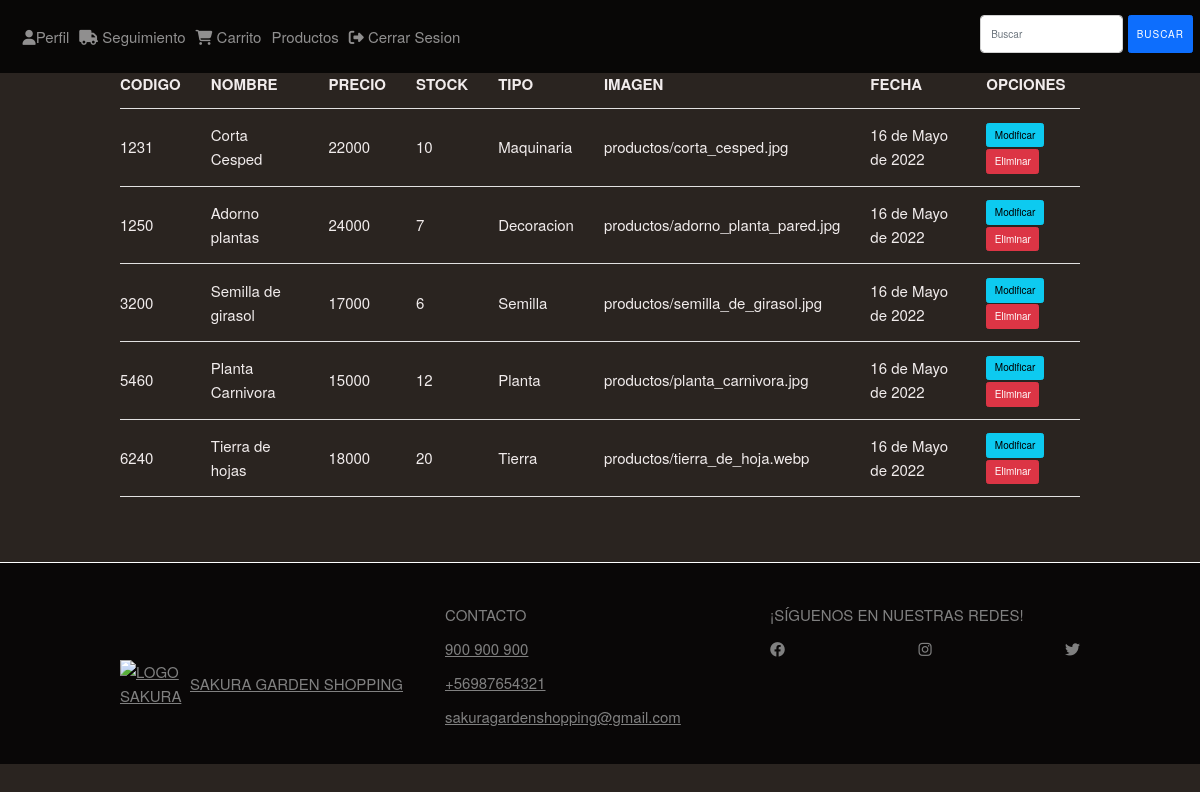
The app's page /listar/ with its own data.
### app/models.py (models this page shows, shortened)
class Producto(models.Model):
    codigo = models.IntegerField(null=False,primary_key=True)
    nombre = models.CharField(max_length=20)
    precio = models.CharField(max_length=20)
    stock = models.IntegerField()
    tipo = models.ForeignKey(TipoProducto, on_delete=models.CASCADE)
    imagen = models.ImageField(upload_to="productos", null=True)
    created_at = models.DateField(auto_now_add=True)
    updated_at = models.DateField(auto_now=True)
    class Meta:
        db_table = 'db_producto'

class TipoProducto(models.Model):
    tipo = models.CharField(max_length=20)
    def __str__(self):
        return self.tipo
    class Meta:
        db_table = 'db_tipo_producto'

### app/views.py (the view)
# urls.py: path('listar/',listar, name="listar"),
def listar(request):
    productosAll = Producto.objects.all()
    datos = {
        'listaproductos' : productosAll
    }
    return render(request, 'app/listar.html' , datos)

### app/templates/app/listar.html
{%extends 'app/base.html'%}
{%load static%}
{% block contenido %}
<body>
    <div class="container mt-5">
        <div class="row mt-5">
            <div class="col-lg-12">
               <table>
                   <thead>
                       <tr>
                           <th>CODIGO</th>
                           <th>NOMBRE</th>
                           <th>PRECIO</th>
                           <th>STOCK</th>
                           <th>TIPO</th>
                           <th>IMAGEN</th>
                           <th>FECHA</th>
                           <th>OPCIONES</th>
                       </tr>
                   </thead>
                    <tbody>
                        {% for aux in listaproductos %}
                        <tr>
                            <td>{{ aux.codigo }}</td>
                            <td>{{ aux.nombre }}</td>
                            <td>{{ aux.precio }}</td>
                            <td>{{ aux.stock }}</td>
                            <td>{{ aux.tipo }}</td>
                            <td>{{ aux.imagen }}</td>
                            <td>{{ aux.created_at }}</td>
                            <td>
                                <a href="{% url 'modificar' aux.codigo %}" class="btn btn-info">Modificar</a>
                                <a onclick="confirmDelete({{ aux.codigo }})" class="btn btn-danger">Eliminar</a>
                            </td>
                        </tr>
                        {% endfor %}
                    </tbody>
               </table>
            </div>
        </div>
    </div>
{%endblock%}

### app/templates/app/base.html (shortened to what this page needs)
<!DOCTYPE html>
<html lang="en">
{% load static%}
<head>
    <link href="https://cdn.jsdelivr.net/npm/bootstrap@5.1.3/dist/css/bootstrap.min.css" rel="stylesheet">
    <link rel="stylesheet" href="https://cdnjs.cloudflare.com/ajax/libs/font-awesome/6.1.1/css/all.min.css">
    <link rel="stylesheet" href="{%static 'app/css/personalizar.css'%}">
    <link rel="stylesheet" href="{%static 'app/css/skeleton.css'%}">
    <link rel="stylesheet" href="https://cdnjs.cloudflare.com/ajax/libs/limonte-sweetalert2/11.4.8/sweetalert2.css"
 />
</head>
<body>
    <nav class="navbar navbar-expand-sm navbar-dark fixed-top">
        <div class="container-fluid align-self-center">
            <div class="collapse navbar-collapse justify-content-between" id="collapsibleNavbar">
                <ul class="navbar-nav producto">
                    <li class="nav-item">
                        <a class="nav-link mt-3" href="{%url 'usuario-sub'%}"><i class="fa-solid fa-user"></i>Perfil</a>
                    <li class="nav-item">
                        <a class="nav-link mt-3" href="{%url 'Seguimiento'%}"><i class="fa-solid fa-truck" ></i>  Seguimiento</a>
                    </li>
                    <li class="nav-item">
                        <a class="nav-link mt-3" href="{%url 'Carrito'%}"><i class="fa-solid fa-cart-shopping"></i>  Carrito</a>
                    </li>
                    <li class="nav-item dropdown">
                        <a class="nav-link  mt-3" href="{%url 'productos'%}" role="button" data-bs-toggle="">Productos</a>
                    </li>
                                        <li class="nav-item">
                        <a class="nav-link mt-3" href="{%url 'index'%}"><i class="fa-solid fa-right-from-bracket"></i>  Cerrar Sesion</a>
                </ul>
                <form class="d-flex mb-0 mt-3">
                    <input class="form-control me-2" type="text" placeholder="Buscar">
                    <button class="btn btn-primary" type="button">Buscar</button>
                </form>
            </div>
        </div>
    </nav>
    {%block contenido%}
    {%endblock%}
    <footer class="footer">
        <div class="container">
            <nav class="row">
                <a href="#" class="tienda-contenido col-4 text-reset text-uppercase d-flex align-items-center">
                    <img src="{%static 'app/img/sakura.gif'%}" alt="Logo sakura" class="img-logo mar-2" width="70">
                    Sakura Garden Shopping
                </a>
                <ul class="contacto-contenido col-4 list-unstyled">
                    <li class="font-weight-bold text-uppercase d-flex">Contacto</li>
                    <li><a href="#" class="text-reset">900 900 900</a></li>
                    <li><a href="#" class="text-reset">+56987654321</a></li>
                    <li><a href="#" class="text-reset">sakuragardenshopping@gmail.com</a></li>
                </ul>
                <ul class="redes-contenido col-4 list-unstyled">
                    <li class="font-weight-bold text-uppercase">¡Síguenos en nuestras redes!</li>
                    <li class="d-flex justify-content-between">
                        <a href="#" class="text-reset"><i class="face fa-brands fa-facebook"></i></a>
                        <a href="#" class="text-reset"><i class="insta fa-brands fa-instagram"></i></a>
                        <a href="#" class="text-reset"><i class="twitter fa-brands fa-twitter"></i></i></a>
                    </li>
                </ul>
            </nav>
        </div>
    </footer>
</body>
</html>

### app/static/app/css/personalizar.css (style rules this page uses)
.navbar-expand-sm { background-color: rgba(0, 0, 0, 0.796); }
.footer { background-color: rgba(0, 0, 0, 0.796); color: gray; }
body { background-color: #2a2420; display: grid; grid-template-rows: auto 1fr auto; }
ul { list-style: none; }
.footer { border-top: 1px solid white; margin-top: 40px; padding-top: 40px; }

### app/static/app/css/skeleton.css (style rules this page uses)
.container { position: relative; width: 100%; max-width: 960px; margin: 0 auto; padding: 0 20px; box-sizing: border-box; }
@media (min-width: 400px) { .container { width: 85%; padding: 0; } }
@media (min-width: 550px) { .container { width: 80%; } }
html { font-size: 62.5%; }
body { font-size: 1.5em; line-height: 1.6; font-weight: 400; font-family: "Raleway", "HelveticaNeue", "Helvetica Neue", Helvetica, Arial, sans-serif; color: rgb(241, 236, 236); }
a { color: #ce6d06; }
.button, button, input[type="submit"], input[type="reset"], input[type="button"] { display: inline-block; height: 38px; padding: 0 30px; color: rgb(255, 255, 255); text-align: center; font-size: 11px; font-weight: 600; line-height: 38px; letter-spacing: .1rem; text-transform: uppercase; text-decoration: none; white-space: nowrap; background-color: transparent; border-radius: 4px; border: 1px solid #bbb; cursor: pointer; box-sizing: border-box; }
input[type="email"], input[type="number"], input[type="search"], input[type="text"], input[type="tel"], input[type="url"], input[type="password"], textarea, select { height: 38px; padding: 6px 10px; background-color: #fff; border: 1px solid #D1D1D1; border-radius: 4px; box-shadow: none; box-sizing: border-box; }
input[type="email"], input[type="number"], input[type="search"], input[type="text"], input[type="tel"], input[type="url"], input[type="password"], textarea { -webkit-appearance: none; -moz-appearance: none; appearance: none; }
ul { list-style: circle inside; }
ol, ul { padding-left: 0; margin-top: 0; }
li { margin-bottom: 1rem; }
th, td { padding: 12px 15px; text-align: left; border-bottom: 1px solid #E1E1E1; }
th:first-child, td:first-child { padding-left: 0; }
th:last-child, td:last-child { padding-right: 0; }
button, .button { margin-bottom: 1rem; }
input, textarea, select, fieldset { margin-bottom: 1.5rem; }
pre, blockquote, dl, figure, table, p, ul, ol, form { margin-bottom: 2.5rem; }
.container:after, .row:after, .u-cf { content: ""; display: table; clear: both; }

### records on screen
Producto: codigo "1231", nombre "Corta Cesped", precio "22000", stock "10", tipo "Maquinaria", imagen "productos/corta_cesped.jpg", created_at "16 de Mayo de 2022"
Producto: codigo "1250", nombre "Adorno plantas", precio "24000", stock "7", tipo "Decoracion", imagen "productos/adorno_planta_pared.jpg", created_at "16 de Mayo de 2022"
Producto: codigo "3200", nombre "Semilla de girasol", precio "17000", stock "6", tipo "Semilla", imagen "productos/semilla_de_girasol.jpg", created_at "16 de Mayo de 2022"
Producto: codigo "5460", nombre "Planta Carnivora", precio "15000", stock "12", tipo "Planta", imagen "productos/planta_carnivora.jpg", created_at "16 de Mayo de 2022"
Producto: codigo "6240", nombre "Tierra de hojas", precio "18000", stock "20", tipo "Tierra", imagen "productos/tierra_de_hoja.webp", created_at "16 de Mayo de 2022"
